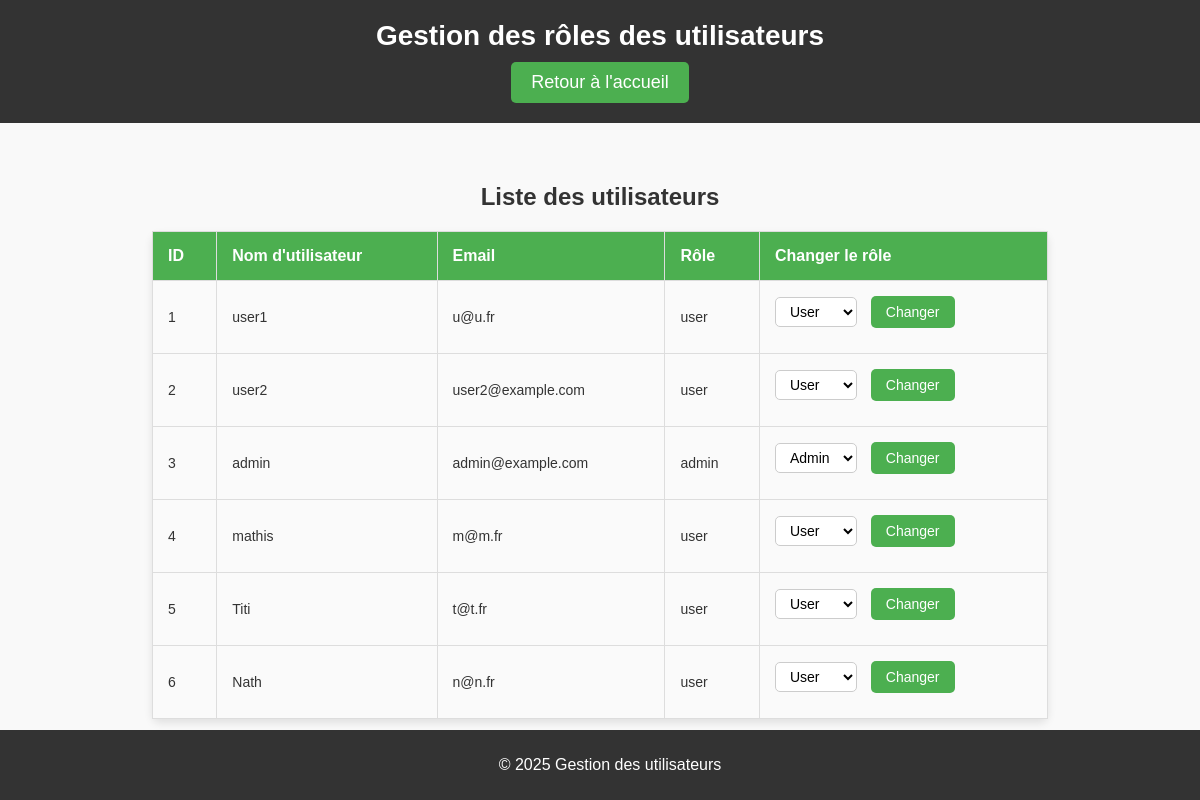
Page /changer_role.php (signed in) on the earlier database version.
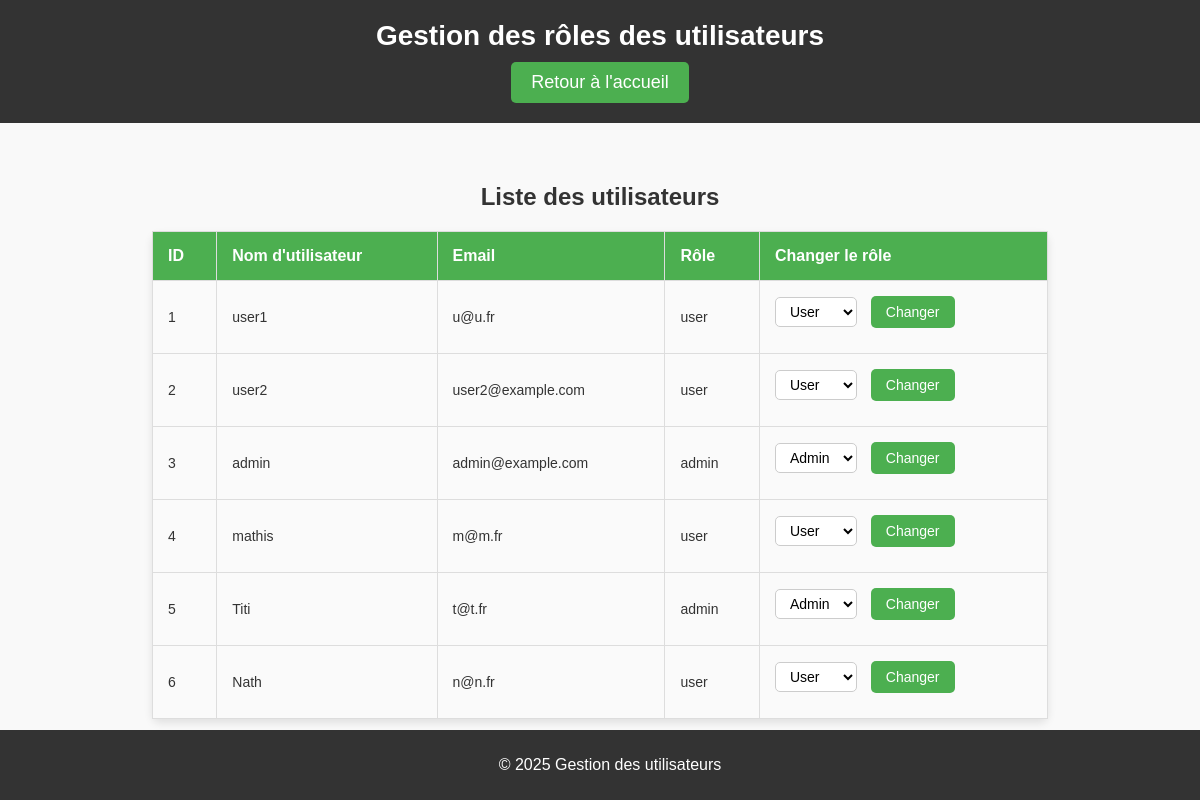
Same page on the later database version.
### tables this page shows
CREATE TABLE IF NOT EXISTS `users` (
  `id` int NOT NULL AUTO_INCREMENT,
  `username` varchar(100) NOT NULL,
  `email` varchar(255) NOT NULL,
  `password` varchar(100) NOT NULL,
  `role` enum('user','admin') DEFAULT 'user',
  PRIMARY KEY (`id`),
  UNIQUE KEY `username` (`username`)
);

### changer_role.php (the view, shortened to what this page needs)
<?php
$host = 'localhost';
$user = 'root';
$pass = '';
$dbname = 'livres';
try {
    $pdo = new PDO("mysql:host=$host;dbname=$dbname", $user, $pass);
    $pdo->setAttribute(PDO::ATTR_ERRMODE, PDO::ERRMODE_EXCEPTION);
} catch (PDOException $e) {
    echo "Erreur : " . $e->getMessage();
    exit;
}
$stmt = $pdo->query("SELECT id, username, email, role FROM users");
$users = $stmt->fetchAll(PDO::FETCH_ASSOC);
?>
<!DOCTYPE html>
<html lang="fr">
<head>
    <link rel="stylesheet" href="css/style9.css">
</head>
<body>
<header>
    <div class="header-container">
        <h1>Gestion des rôles des utilisateurs</h1>
        <a href="index.php">Retour à l'accueil</a>
    </div>
</header>
<main>
    <h2>Liste des utilisateurs</h2>
    <table>
        <thead>
            <tr>
                <th>ID</th>
                <th>Nom d'utilisateur</th>
                <th>Email</th>
                <th>Rôle</th>
                <th>Changer le rôle</th>
            </tr>
        </thead>
        <tbody>
            <?php foreach ($users as $user): ?>
                <tr>
                    <td><?php echo htmlspecialchars($user['id']); ?></td>
                    <td><?php echo htmlspecialchars($user['username']); ?></td>
                    <td><?php echo htmlspecialchars($user['email']); ?></td>
                    <td><?php echo htmlspecialchars($user['role']); ?></td>
                    <td>
                        <form method="POST">
                            <select name="new_role">
                                <option value="user" <?php echo ($user['role'] == 'user') ? 'selected' : ''; ?>>User</option>
                                <option value="admin" <?php echo ($user['role'] == 'admin') ? 'selected' : ''; ?>>Admin</option>
                            </select>
                            <button type="submit" name="change_role">Changer</button>
                        </form>
                    </td>
                </tr>
            <?php endforeach; ?>
        </tbody>
    </table>
</main>
<footer>
    <p>&copy; 2025 Gestion des utilisateurs</p>
</footer>
</body>
</html>

Differences in the rows shown:
changed users "Titi": role "user" → "admin"; new_role "User" → "Admin"
